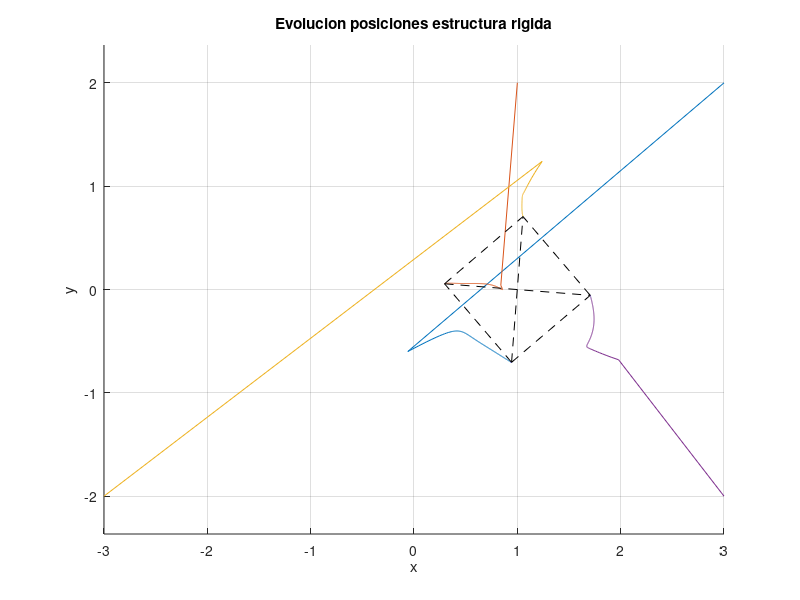
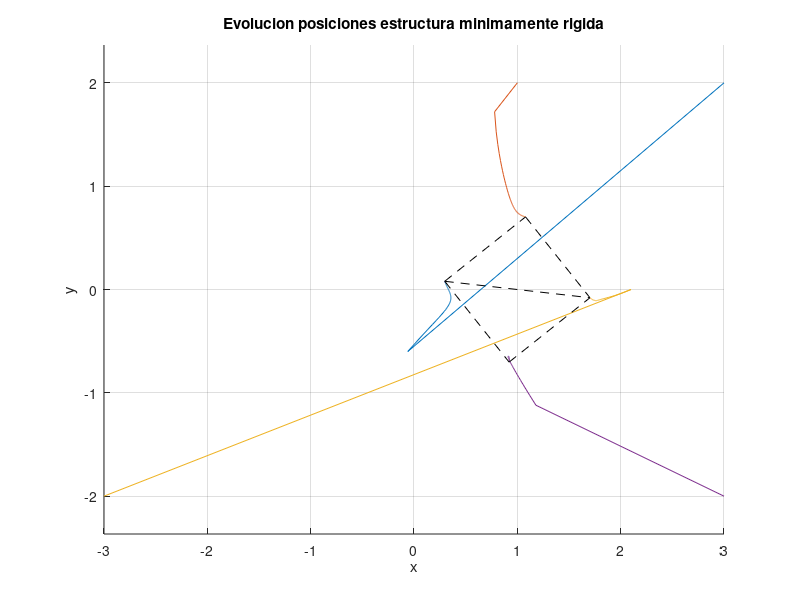
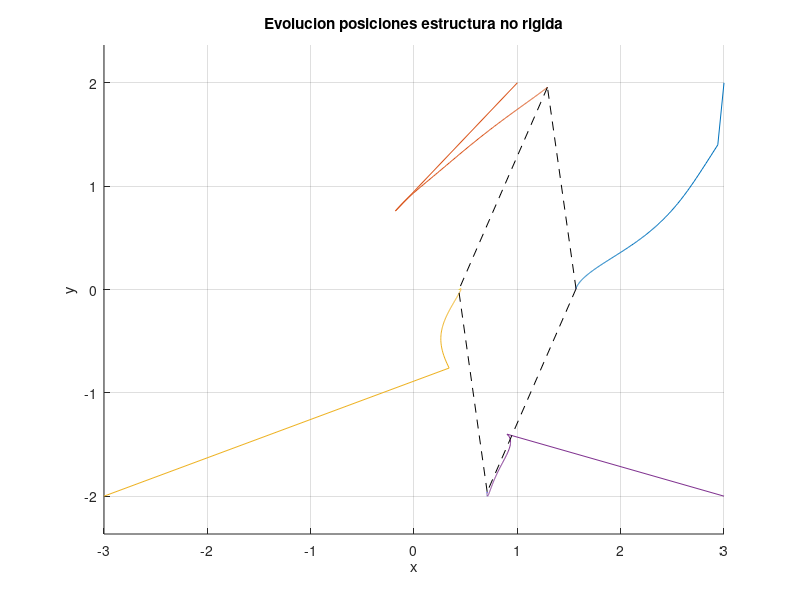
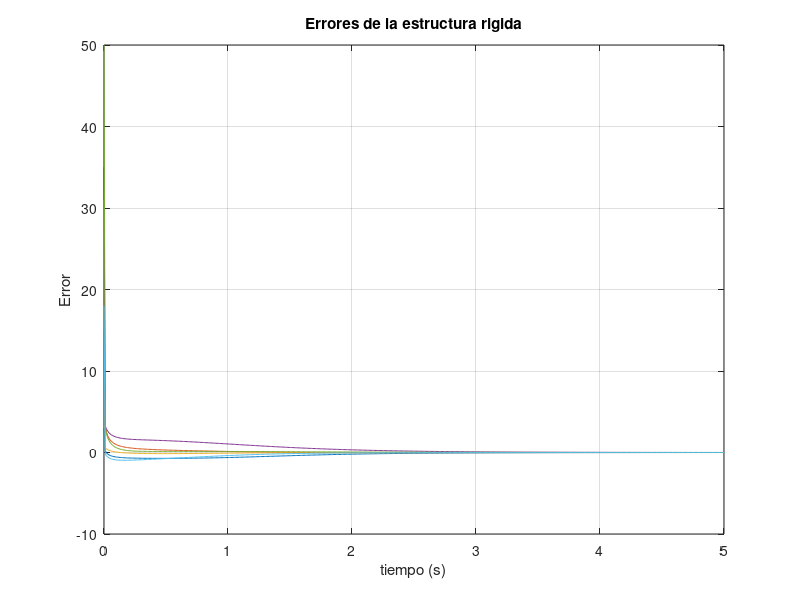

These figures' MATLAB source, in order:
clc
close all
clearvars 

% Coordenadas deseadas
p1 = [0; 0];
p2 = [1; 0];
p3 = [1; -1];
p4 = [0; -1];

% Definir las diferencias cuadradas normadas d^2
d2 = [(p1 - p2)'*(p1 - p2);
      (p1 - p4)'*(p1 - p4);
      (p2 - p3)'*(p2 - p3);
      (p4 - p3)'*(p4 - p3);
      (p1 - p3)'*(p1 - p3);
      (p2 - p4)'*(p2 - p4)];
d2_2 =[(p1 - p2)'*(p1 - p2);
      (p1 - p4)'*(p1 - p4);
      (p2 - p3)'*(p2 - p3);
      (p4 - p3)'*(p4 - p3);
      (p1 - p3)'*(p1 - p3)];
d2_3 =[(p1 - p2)'*(p1 - p2);
      (p1 - p4)'*(p1 - p4);
      (p2 - p3)'*(p2 - p3);
      (p4 - p3)'*(p4 - p3)];
%producto kronecker
I=eye(2);

% Periodo de muestreo
Dt = 0.01;
tiempo = 5; % segundos
iteraciones = tiempo / Dt;

% Posiciones iniciales de los nodos
pInit = [3;2;1;2;-3;-2;3;-2];

%Inicializo el valor de p
p = zeros(8,iteraciones); 
p(:,1)=pInit;
p2 = zeros(8,iteraciones); 
p2(:,1)=pInit;
p3 = zeros(8,iteraciones); 
p3(:,1)=pInit;
sigma=zeros(6,iteraciones);
sigma_2=zeros(5,iteraciones);
sigma_3=zeros(4,iteraciones);

% Simulación con aproximación de Euler
for k = 1:iteraciones
    %% RIGIDA
    e1=p(3:4,k)-p(1:2,k);%e1=p2-p1
    e2=p(7:8,k)-p(1:2,k);%e2=p4-p1
    e3=p(5:6,k)-p(3:4,k);%e3=p3-p2
    e4=p(5:6,k)-p(7:8,k);%e4=p3-p4
    e5=p(5:6,k)-p(1:2,k);%e5=p3-p1
    e6=p(7:8,k)-p(3:4,k);%e6=p4-p2
    e=blkdiag(e1',e2',e3',e4',e5',e6');
    %Calculo los valores de sigma
    sigma1=e1'*e1-d2(1);
    sigma2=e2'*e2-d2(2);
    sigma3=e3'*e3-d2(3);
    sigma4=e4'*e4-d2(4);
    sigma5=e5'*e5-d2(5);
    sigma6=e6'*e6-d2(6);
    sigma(:,k)=[sigma1;sigma2;sigma3;sigma4;sigma5;sigma6];
    %Matrices de incidencia locales estructura rigida
    E = [1 -1  0  0;
         1  0  0 -1;
         0  1 -1  0;
         0 -1  0  1;
         1  0 -1  0;
         0  1  0 -1];
    kronp=kron(E,I);
    %Calculo del vector R
    R=e*kronp;
    
    % Calcular la derivada de p
    u = -R' * R * p(:,k) - R' * d2;
    
    % Aproximación de Euler
    p(:,k+1) = p(:,k) + Dt * u;
    
    %% MINIMAMENTE RIGIDA

    e1_2=p2(3:4,k)-p2(1:2,k);%e1=p2-p1
    e2_2=p2(7:8,k)-p2(1:2,k);%e2=p4-p1
    e3_2=p2(5:6,k)-p2(3:4,k);%e3=p3-p2
    e4_2=p2(5:6,k)-p2(7:8,k);%e4=p3-p4
    e5_2=p2(5:6,k)-p2(1:2,k);%e5=p3-p1
    e2=blkdiag(e1_2',e2_2',e3_2',e4_2',e5_2');
    %Calculo los valores de sigma
    sigma1_2=e1_2'*e1_2-d2(1);
    sigma2_2=e2_2'*e2_2-d2(2);
    sigma3_2=e3_2'*e3_2-d2(3);
    sigma4_2=e4_2'*e4_2-d2(4);
    sigma5_2=e5_2'*e5_2-d2(5);
    
    sigma_2(:,k)=[sigma1_2;sigma2_2;sigma3_2;sigma4_2;sigma5_2];
    %Matrices de incidencia locales cosa rigida
        E2 = [1 -1  0  0;
              1  0  0 -1;
              0  1  0 -1;
              0  0 -1  1;
              1  0 -1  0];
        kronp2=kron(E2,I);
    %Calculo del vector R
        R2=e2*kronp2;
    % Calcular la derivada de p
    u2 = -R2' * R2 * p2(:,k) - R2' * d2_2;
    
    % Aproximación de Euler
    p2(:,k+1) = p2(:,k) + Dt * u2;
    
    %% NO RIGIDA
    e1_3=p3(3:4,k)-p3(1:2,k);%e1=p2-p1
    e2_3=p3(7:8,k)-p3(1:2,k);%e2=p4-p1
    e3_3=p3(5:6,k)-p3(3:4,k);%e3=p3-p2
    e4_3=p3(5:6,k)-p3(7:8,k);%e4=p3-p4
    e_3=blkdiag(e1_2',e2_2',e3_2',e4_2');
     %Calculo los valores de sigma
    sigma1_3=e1_3'*e1_3-d2(1);
    sigma2_3=e2_3'*e2_3-d2(2);
    sigma3_3=e3_3'*e3_3-d2(3);
    sigma4_3=e4_3'*e4_3-d2(4);
    
    sigma_3(:,k)=[sigma1_3;sigma2_3;sigma3_3;sigma4_3];
    %Matrices de incidencia locales cosa rigida
        E3 = [1 -1  0  0;
              1  0  0 -1;
              0  1 -1  0;
              0  0 -1  1];
        kronp3=kron(E3,I);
    %Calculo del vector R
        R3=e_3*kronp3;
    % Calcular la derivada de p
    u3 = -R3' * R3 * p3(:,k) - R3' * d2_3;
    
    % Aproximación de Euler
    p3(:,k+1) = p3(:,k) + Dt * u3;
end

figure
hold on
plot(p(1,:),p(2,:))
plot(p(3,:),p(4,:))
plot(p(5,:),p(6,:))
plot(p(7,:),p(8,:))
%Lineas entre nodos
plot([p(1, end), p(3, end)], [p(2, end), p(4, end)], 'k--');
plot([p(1, end), p(7, end)], [p(2, end), p(8, end)], 'k--');
plot([p(3, end), p(5, end)], [p(4, end), p(6, end)], 'k--');
plot([p(7, end), p(5, end)], [p(8, end), p(6, end)], 'k--');
plot([p(1, end), p(5, end)], [p(2, end), p(6, end)], 'k--');
plot([p(3, end), p(7, end)], [p(4, end), p(8, end)], 'k--');
title('Evolucion posiciones estructura rigida')
xlabel('x')
ylabel('y')
axis equal
grid on
hold off

figure
hold on
plot(p2(1,:),p2(2,:))
plot(p2(3,:),p2(4,:))
plot(p2(5,:),p2(6,:))
plot(p2(7,:),p2(8,:))
%Lineas entre nodos
plot([p2(1, end), p2(3, end)], [p2(2, end), p2(4, end)], 'k--');
plot([p2(1, end), p2(7, end)], [p2(2, end), p2(8, end)], 'k--');
plot([p2(3, end), p2(5, end)], [p2(4, end), p2(6, end)], 'k--');
plot([p2(7, end), p2(5, end)], [p2(8, end), p2(6, end)], 'k--');
plot([p2(1, end), p2(5, end)], [p2(2, end), p2(6, end)], 'k--');
title('Evolucion posiciones estructura minimamente rigida')
xlabel('x')
ylabel('y')
axis equal
grid on
hold off

figure
hold on
plot(p3(1,:),p3(2,:))
plot(p3(3,:),p3(4,:))
plot(p3(5,:),p3(6,:))
plot(p3(7,:),p3(8,:))
%Lineas entre nodos
plot([p3(1, end), p3(3, end)], [p3(2, end), p3(4, end)], 'k--');
plot([p3(1, end), p3(7, end)], [p3(2, end), p3(8, end)], 'k--');
plot([p3(3, end), p3(5, end)], [p3(4, end), p3(6, end)], 'k--');
plot([p3(7, end), p3(5, end)], [p3(8, end), p3(6, end)], 'k--');
title('Evolucion posiciones estructura no rigida')
xlabel('x')
ylabel('y')
axis equal
grid on
hold off

t = linspace(0, tiempo, iteraciones);
figure
plot(t,sigma)
title('Errores de la estructura rigida')
xlabel('tiempo (s)')
ylabel('Error')
grid on
figure
plot(t,sigma_2)
title('Errores de la estructura minimamente rigida')
xlabel('tiempo (s)')
ylabel('Error')
grid on

figure
plot(t,sigma_3)
title('Errores de la estructura no rigida')
xlabel('tiempo (s)')
ylabel('Error')
grid on
